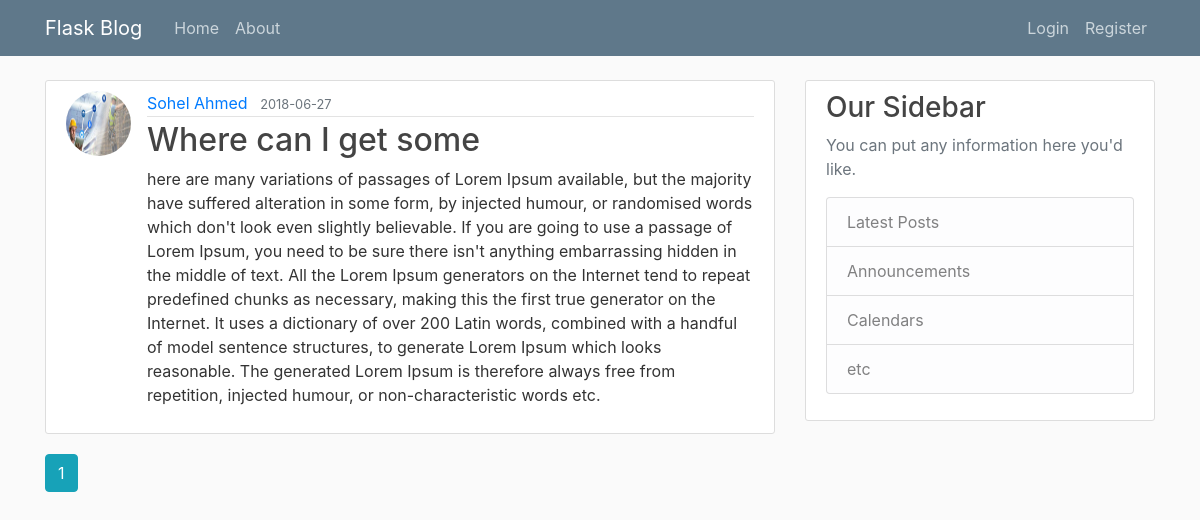
The app's page /home, older data.
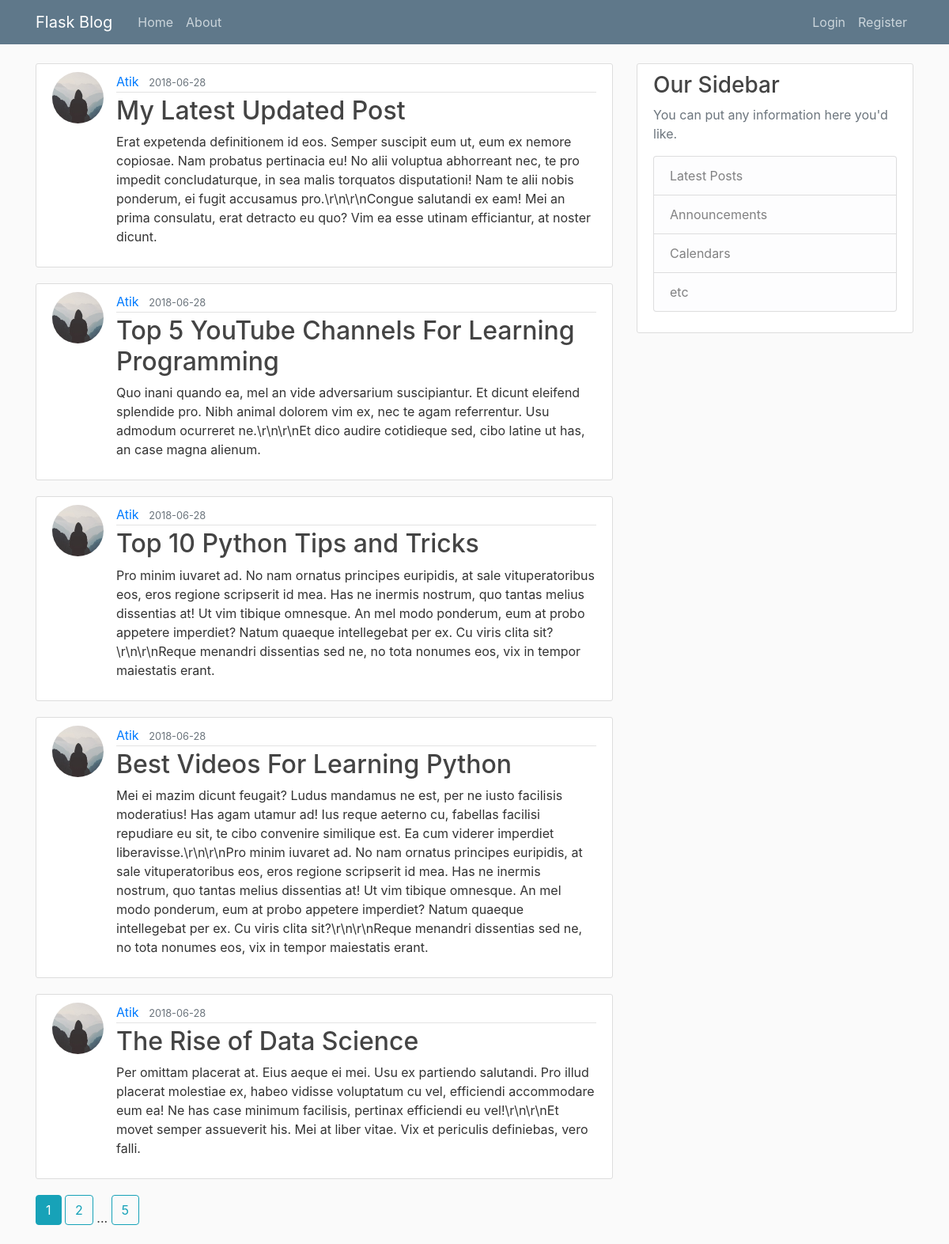
The same page, newer data.
### flaskblog/models.py (models this page shows, shortened)
class Post(db.Model):
    id = db.Column(db.Integer,primary_key=True)
    title = db.Column(db.String(100),nullable = False)
    date_posted = db.Column(db.DateTime,nullable = False,default=datetime.utcnow)
    content = db.Column(db.Text,nullable=False)
    user_id = db.Column(db.Integer,db.ForeignKey('user.id'),nullable=False)

class User(db.Model,UserMixin):
    id = db.Column(db.Integer,primary_key=True)
    username = db.Column(db.String(20),unique=True,nullable=False)
    email = db.Column(db.String(120),unique=True,nullable=False)
    image_file = db.Column(db.String(20),nullable=False,default='default.jpg')
    password = db.Column(db.String(60),nullable=False)
    posts = db.relationship('Post',backref='author',lazy=True)

### flaskblog/main/routes.py (the view)
@main.route("/")
@main.route("/home")
def home():
	page = request.args.get('page',1,type=int)
	posts = Post.query.order_by(Post.date_posted.desc()).paginate(page=page,per_page=5)
	return render_template('home.html',posts=posts)

### flaskblog/templates/home.html
{% extends "layout.html" %}
{% block content %}
    {% for post in posts.items %}
        <article class="media content-section">
          <img class="rounded-circle article-img" src="{{ url_for('static',filename='profile_pics/'+post.author.image_file) }}">
          <div class="media-body">
            <div class="article-metadata">
              <a class="mr-2" href="{{ url_for('users.user_posts',username=post.author.username)}}">{{ post.author.username }}</a>
              <small class="text-muted">{{ post.date_posted.strftime('%Y-%m-%d') }}</small>
            </div>
            <h2><a class="article-title" href="{{ url_for('posts.post',post_id=post.id) }}">{{ post.title }}</a></h2>
            <p class="article-content">{{ post.content }}</p>
          </div>
        </article>
    {% endfor %}
    {% for page_no in posts.iter_pages(left_edge=1,right_edge=1,left_current=1,right_current=2) %}
        {% if page_no %}
          {% if posts.page == page_no %}
            <a class="btn btn-info mb-4" href="{{ url_for('main.home',page=page_no)}}">{{ page_no }}</a>
          {% else %}
            <a class="btn btn-outline-info mb-4" href="{{ url_for('main.home',page=page_no)}}">{{ page_no }}</a>
          {% endif %}
        {% else %}
          ...
        {% endif %}
    {% endfor %}
{% endblock content %}

### flaskblog/templates/layout.html (shortened to what this page needs)
<!DOCTYPE html>
<html>
<head>
        <link rel="stylesheet" href="https://maxcdn.bootstrapcdn.com/bootstrap/4.0.0/css/bootstrap.min.css">
        <link rel="stylesheet" type="text/css" href="{{ url_for('static', filename='main.css') }}">
</head>
<body>
    <header class="site-header">
            <nav class="navbar navbar-expand-md navbar-dark bg-steel fixed-top">
                <div class="container">
                    <a class="navbar-brand mr-4" href="/">Flask Blog</a>
                    <div class="collapse navbar-collapse" id="navbarToggle">
                        <div class="navbar-nav mr-auto">
                            <a class="nav-item nav-link" href="{{url_for('main.home')}}">Home</a>
                            <a class="nav-item nav-link" href="{{url_for('main.about')}}">About</a>
                        </div>
                        <div class="navbar-nav">
                            {% if current_user.is_authenticated %}
                                <a class="nav-item nav-link" href="{{url_for('posts.new_post')}}">New Post</a>
                                <a class="nav-item nav-link" href="{{url_for('users.account')}}">Account</a>
                                <a class="nav-item nav-link" href="{{url_for('users.logout')}}">Logout</a>
                            {% else %}
                                <a class="nav-item nav-link" href="{{url_for('users.login')}}">Login</a>
                                <a class="nav-item nav-link" href="{{url_for('users.register')}}">Register</a>
                            {% endif %}
                        </div>
                    </div>
                </div>
            </nav>
        </header>
    <main role="main" class="container">
        <div class="row">
            <div class="col-md-8">
                {% block content %}{% endblock %}
            </div>
            <div class="col-md-4">
            <div class="content-section">
                <h3>Our Sidebar</h3>
                <p class='text-muted'>You can put any information here you'd like.
                <ul class="list-group">
                    <li class="list-group-item list-group-item-light">Latest Posts</li>
                    <li class="list-group-item list-group-item-light">Announcements</li>
                    <li class="list-group-item list-group-item-light">Calendars</li>
                    <li class="list-group-item list-group-item-light">etc</li>
                </ul>
                </p>
            </div>
            </div>
        </div>
    </main>
</body>
</html>

### flaskblog/static/main.css (style rules this page uses)
body { background: #fafafa; color: #333333; margin-top: 5rem; }
h1, h2, h3, h4, h5, h6 { color: #444444; }
.bg-steel { background-color: #5f788a; }
.site-header .navbar-nav .nav-link { color: #cbd5db; }
.content-section { background: #ffffff; padding: 10px 20px; border: 1px solid #dddddd; border-radius: 3px; margin-bottom: 20px; }
.article-title { color: #444444; }
.article-content { white-space: pre-line; }
.article-img { height: 65px; width: 65px; margin-right: 16px; }
.article-metadata { padding-bottom: 1px; margin-bottom: 4px; border-bottom: 1px solid #e3e3e3 }

Row changes from the older to the newer data that the page shows:
no longer on this page (row edited): Post: image_file (picture), author.username "Sohel Ahmed", date_posted "2018-06-27", title "Where can I get some", content "here are many variations of passages of Lorem Ipsum available, but the majority have suffered alteration in some form, by injected humour, or randomised words which don't look even slightly believable. If you are going to use a passage of Lorem Ipsum, you need to be sure there isn't anything embarrassing hidden in the middle of text. All the Lorem Ipsum generators on the Internet tend to repeat predefined chunks as necessary, making this the first true generator on the Internet. It uses a dictionary of over 200 Latin words, combined with a handful of model sentence structures, to generate Lorem Ipsum which looks reasonable. The generated Lorem Ipsum is therefore always free from repetition,…"
added Post: image_file (placeholder picture), author.username "Atik", date_posted "2018-06-28", title "My Latest Updated Post", content "Erat expetenda definitionem id eos. Semper suscipit eum ut, eum ex nemore copiosae. Nam probatus pertinacia eu! No alii voluptua abhorreant nec, te pro impedit concludaturque, in sea malis torquatos disputationi! Nam te alii nobis ponderum, ei fugit accusamus pro.\\r\\n\\r\\nCongue salutandi ex eam! Mei an prima consulatu, erat detracto eu quo? Vim ea esse utinam efficiantur, at noster dicunt."
added Post: image_file (placeholder picture), author.username "Atik", date_posted "2018-06-28", title "Top 5 YouTube Channels For Learning Programming", content "Quo inani quando ea, mel an vide adversarium suscipiantur. Et dicunt eleifend splendide pro. Nibh animal dolorem vim ex, nec te agam referrentur. Usu admodum ocurreret ne.\\r\\n\\r\\nEt dico audire cotidieque sed, cibo latine ut has, an case magna alienum."
added Post: image_file (placeholder picture), author.username "Atik", date_posted "2018-06-28", title "Top 10 Python Tips and Tricks", content "Pro minim iuvaret ad. No nam ornatus principes euripidis, at sale vituperatoribus eos, eros regione scripserit id mea. Has ne inermis nostrum, quo tantas melius dissentias at! Ut vim tibique omnesque. An mel modo ponderum, eum at probo appetere imperdiet? Natum quaeque intellegebat per ex. Cu viris clita sit?\\r\\n\\r\\nReque menandri dissentias sed ne, no tota nonumes eos, vix in tempor maiestatis erant."
added Post: image_file (placeholder picture), author.username "Atik", date_posted "2018-06-28", title "Best Videos For Learning Python", content "Mei ei mazim dicunt feugait? Ludus mandamus ne est, per ne iusto facilisis moderatius! Has agam utamur ad! Ius reque aeterno cu, fabellas facilisi repudiare eu sit, te cibo convenire similique est. Ea cum viderer imperdiet liberavisse.\\r\\n\\r\\nPro minim iuvaret ad. No nam ornatus principes euripidis, at sale vituperatoribus eos, eros regione scripserit id mea. Has ne inermis nostrum, quo tantas melius dissentias at! Ut vim tibique omnesque. An mel modo ponderum, eum at probo appetere imperdiet? Natum quaeque intellegebat per ex. Cu viris clita sit?\\r\\n\\r\\nReque menandri dissentias sed ne, no tota nonumes eos, vix in tempor maiestatis erant."
added Post: image_file (placeholder picture), author.username "Atik", date_posted "2018-06-28", title "The Rise of Data Science", content "Per omittam placerat at. Eius aeque ei mei. Usu ex partiendo salutandi. Pro illud placerat molestiae ex, habeo vidisse voluptatum cu vel, efficiendi accommodare eum ea! Ne has case minimum facilisis, pertinax efficiendi eu vel!\\r\\n\\r\\nEt movet semper assueverit his. Mei at liber vitae. Vix et periculis definiebas, vero falli."
Text that changed along with them:
new list line: "2"
new list line: "5"
